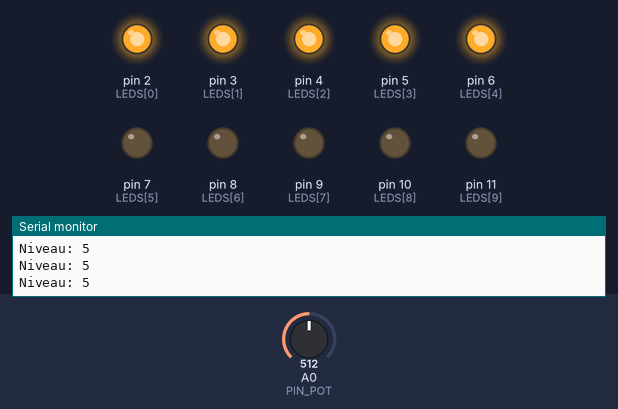
Bench run of a sketch on a simulated Arduino Uno, built with avr-gcc and run on an emulated ATmega328P. Parts: output pins drawn as LEDs (lit = HIGH), the last lines printed to the serial monitor. The test bench sets the inputs (shaded band); at power-on: A0 (PIN_POT) = 512.

Above: at 1.2 s.
1.3 s: A0 (PIN_POT) set to 603
2.8 s: A0 (PIN_POT) set to 630
At 4.0 s:
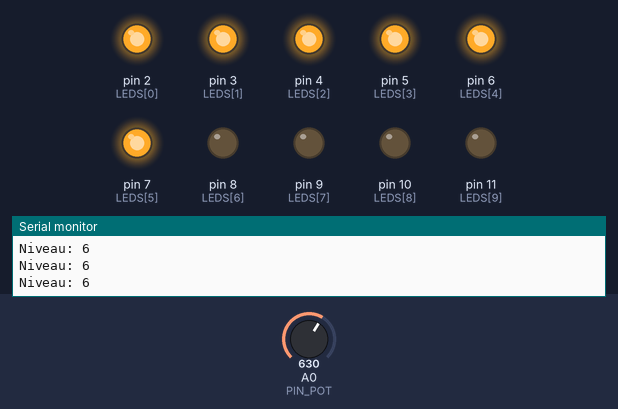
4.3 s: A0 (PIN_POT) set to 511
At 5.3 s:
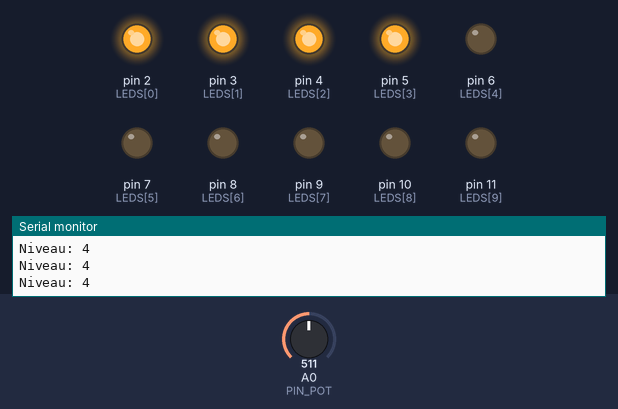
5.8 s: A0 (PIN_POT) set to 426
7.3 s: A0 (PIN_POT) set to 402
At 8.0 s:
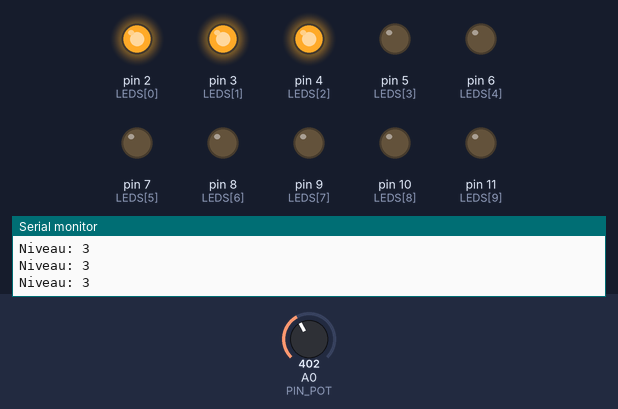
8.8 s: A0 (PIN_POT) set to 716
At 9.3 s:
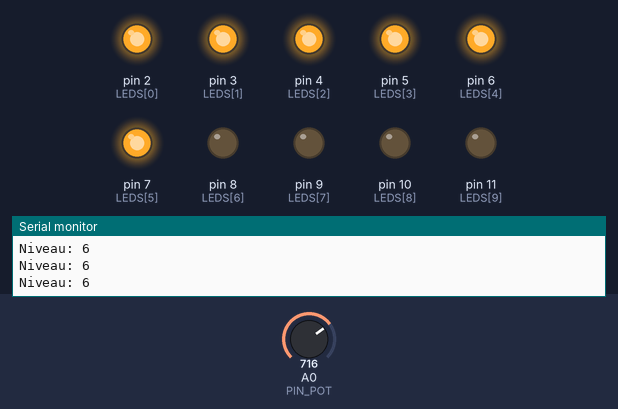
Timing chart, 0 to 11.3 s (numbered marks = the images above; inputs shaded):
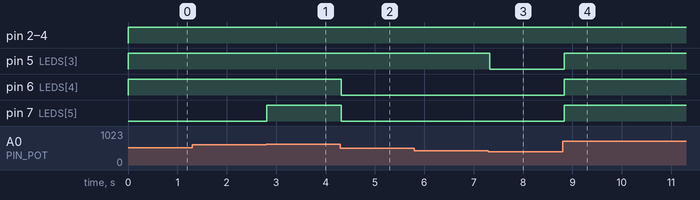

The sketch:

88_Bargraphe_10_LED.ino
```cpp
/*
 * =====================================================================
 *  Arduino Lab Nexus v6.1.0 STABLE  -  Bargraphe 10 LED
 * =====================================================================
 *  Explication : Affiche la position d'un potentiomètre sur un bargraphe de 10 LED.
 *  Carte       : Arduino UNO / Nano (ATmega328P) - compatible Mega
 *  Moniteur    : 9600 bauds
 *
 *  Câblage :
 *   Arduino D2     -> LED 1 (via 220 ohms)
 *   Arduino D3     -> LED 2
 *   Arduino D4     -> LED 3
 *   Arduino D5     -> LED 4
 *   Arduino D6     -> LED 5
 *   Arduino D7     -> LED 6
 *   Arduino D8     -> LED 7
 *   Arduino D9     -> LED 8
 *   Arduino D10    -> LED 9
 *   Arduino D11    -> LED 10
 *   Arduino GND    -> Cathodes bargraphe + pot extrémité
 *   Arduino 5V     -> Potentiomètre extrémité
 *   Arduino A0     -> Potentiomètre curseur
 *
 *  Bibliothèques requises (arduino-cli lib install "...") : aucune
 * =====================================================================
 */
// @libs:

const uint8_t NB_LED = 10;
const uint8_t LEDS[NB_LED] = {2, 3, 4, 5, 6, 7, 8, 9, 10, 11};
const uint8_t PIN_POT = A0;

void setup() {
  for (uint8_t i = 0; i < NB_LED; i++) pinMode(LEDS[i], OUTPUT);
  Serial.begin(9600);
  Serial.println(F("[88] Bargraphe pret"));
}

void loop() {
  // Nombre de LED à allumer selon le potentiomètre (0 à 10)
  int niveau = map(analogRead(PIN_POT), 0, 1023, 0, NB_LED);
  for (uint8_t i = 0; i < NB_LED; i++) {
    digitalWrite(LEDS[i], i < niveau ? HIGH : LOW);
  }
  Serial.print(F("Niveau: ")); Serial.println(niveau);
  delay(100);
}
```

Measured:
- the behaviour switches between 613 and 614 on A0 (PIN_POT) (found by bisection; images 0 and 1)
- the behaviour switches between 410 and 409 on A0 (PIN_POT) (found by bisection; images 2 and 3)
- after the input at 2.8 s, pin 7 (LEDS[5]): LOW → HIGH at once
- after the input at 4.3 s, pin 6 (LEDS[4]), pin 7 (LEDS[5]): HIGH → LOW at once
- after the input at 7.3 s, pin 5 (LEDS[3]): HIGH → LOW at once
- after the input at 8.8 s, pin 5 (LEDS[3]), pin 6 (LEDS[4]), pin 7 (LEDS[5]): LOW → HIGH at once
